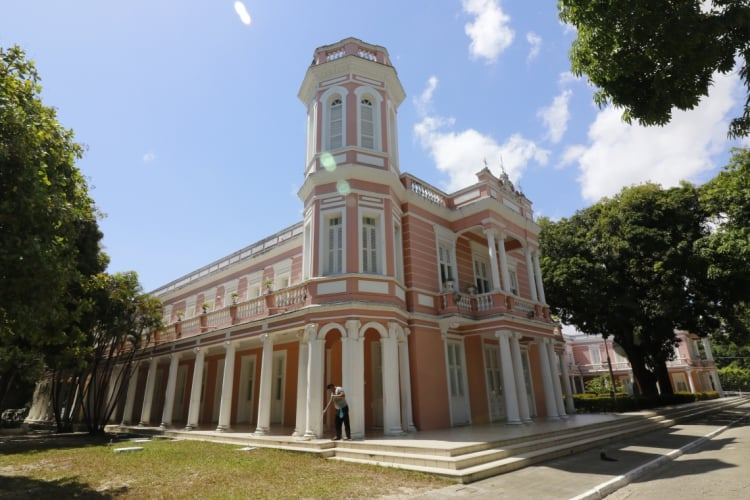
#> input picture Fotos/ufc.jpg, 750 x 500 px
$ python mascaras.py
#> lines starting #> are read from the running program, lines starting #| are printed output that depends on the picture; after the words box and inside, x2 and y2 are one past the last pixel; in counts of white or black regions, pixels touching at a corner belong together
import cv2 as cv
import numpy as np

img = cv.imread("Fotos/ufc.jpg")
#> img is the input picture: shape (500, 750, 3); mean B, G, R 122.6, 123, 120.7
cv.imshow("ufc", img)
vazio = np.zeros(img.shape[:2], dtype = 'uint8')

#mascara
mascara = cv.circle(vazio.copy(), (img.shape[1]//2 + 27, img.shape[0]//2), 100, 255, -1)
cv.imshow('mascara', mascara)
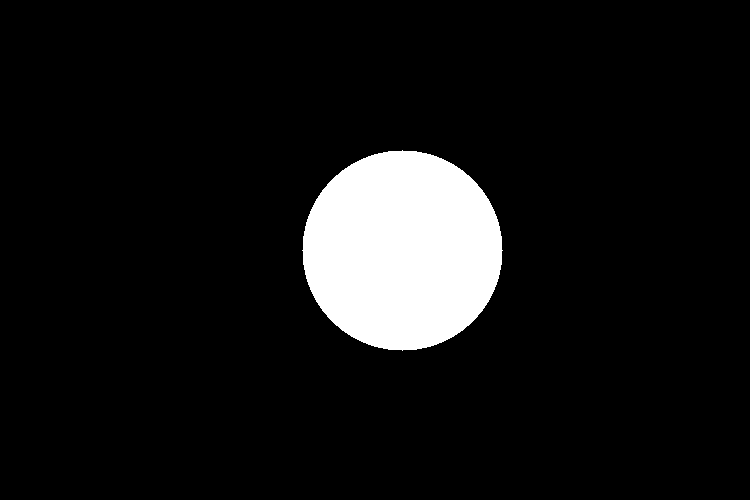
#> window 'mascara': shape (500, 750); 8.4% white; 1 white region, box (x1, y1, x2, y2) and area: (302, 150, 503, 351) 31417

#imagem mascarada
mascarado = cv.bitwise_and(img, img, mask = mascara)
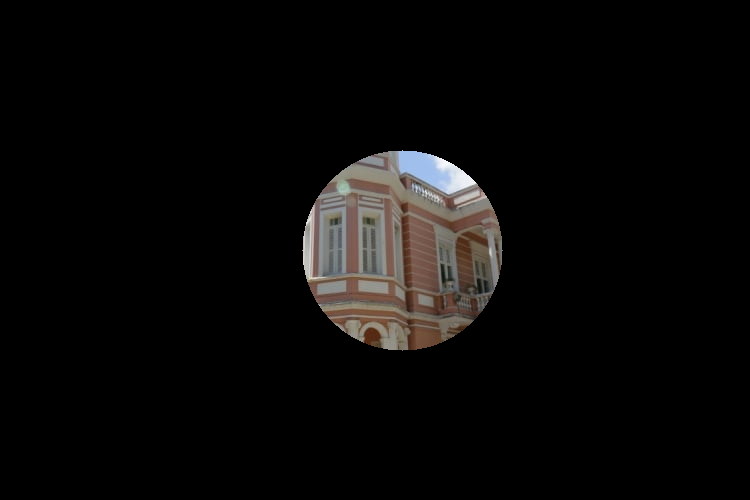
#> mascarado: shape (500, 750, 3); mean B, G, R 8.7, 9.3, 10.3
cv.imshow('mascarado', mascarado)

#mascara2
mascara2 = cv.rectangle(vazio.copy(), (40, 40), (400, 400), 255, -1)
cv.imshow('mascara2', mascara2)
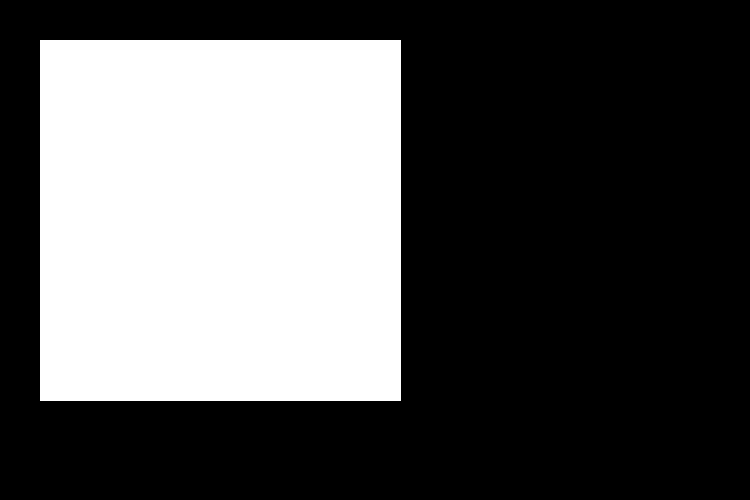
#> window 'mascara2': shape (500, 750); 34.8% white; 1 white region, box (x1, y1, x2, y2) and area: (40, 40, 401, 401) 130321

#imagem mascarada2
mascarado2 = cv.bitwise_and(img, img, mask = mascara2)
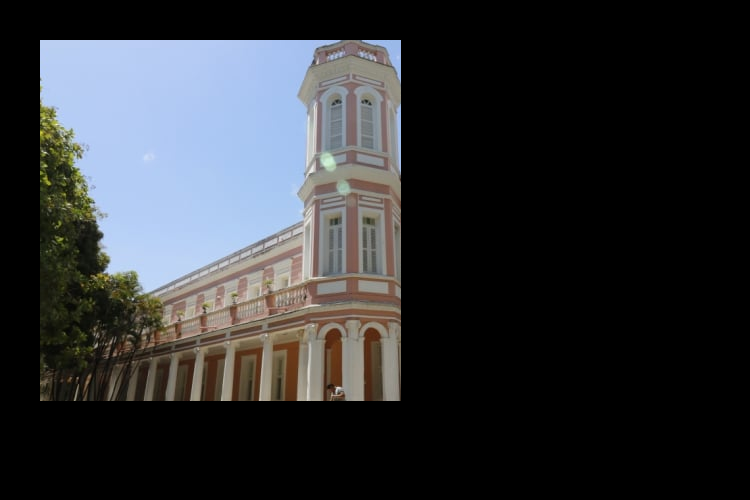
#> mascarado2: shape (500, 750, 3); mean B, G, R 52.2, 49.2, 47.3
cv.imshow('mascarado2', mascarado2)


cv.waitKey(0)
cv.destroyAllWindows()

$ run again, with Fotos/dogs.jpg copied over Fotos/ufc.jpg
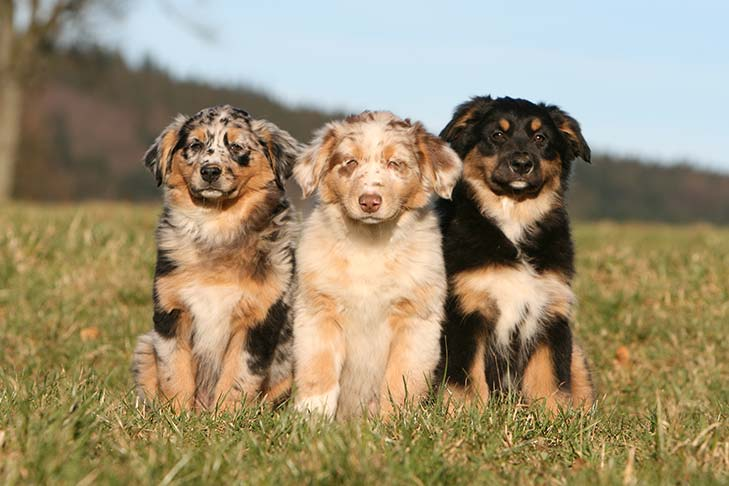
#> input picture Fotos/dogs.jpg, 729 x 486 px
#> img is the input picture: shape (486, 729, 3); mean B, G, R 115.1, 144.1, 157.9
#> `cv.imshow('mascara', mascara)`:
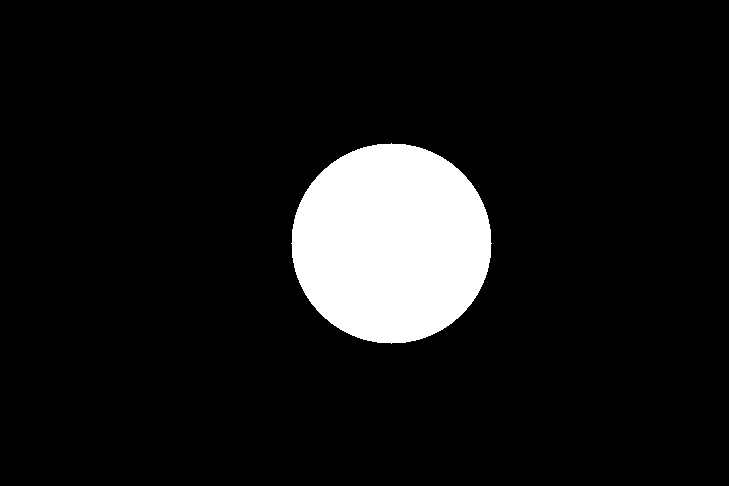
#> window 'mascara': shape (486, 729); 8.9% white; 1 white region, box (x1, y1, x2, y2) and area: (291, 143, 492, 344) 31417
#> `mascarado2 = cv.bitwise_and(img, img, mask = mascara2)`:
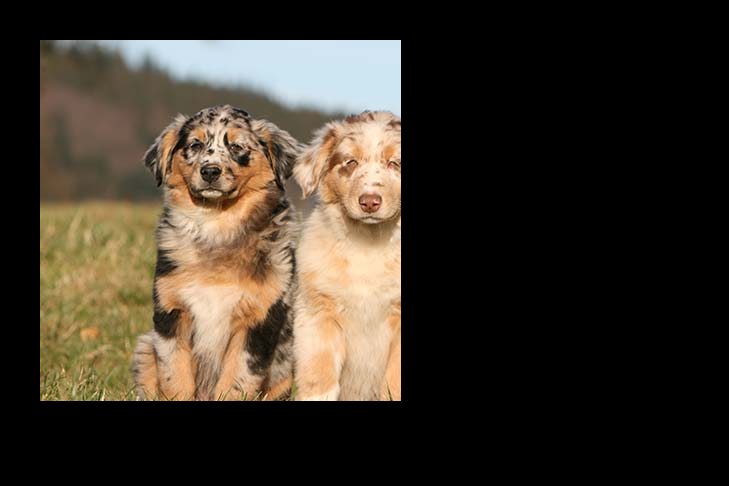
#> mascarado2: shape (486, 729, 3); mean B, G, R 41.9, 52.7, 61.1

$ run again, with Fotos/flores.jpg copied over Fotos/ufc.jpg
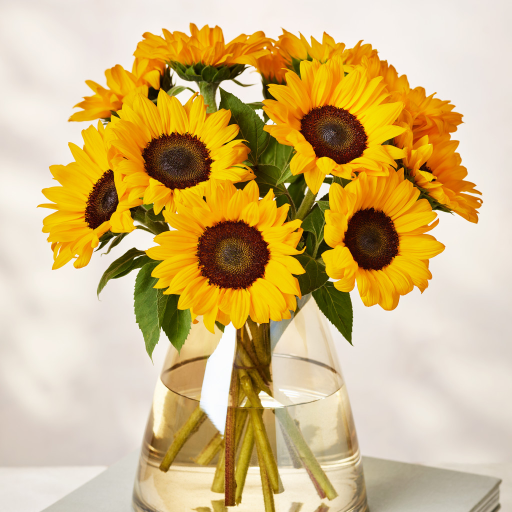
#> input picture Fotos/flores.jpg, 1024 x 1024 px (shown at 1/2 size)
#> img is the input picture: shape (1024, 1024, 3); mean B, G, R 126.3, 183.2, 209.6
#> `cv.imshow('mascara', mascara)`:
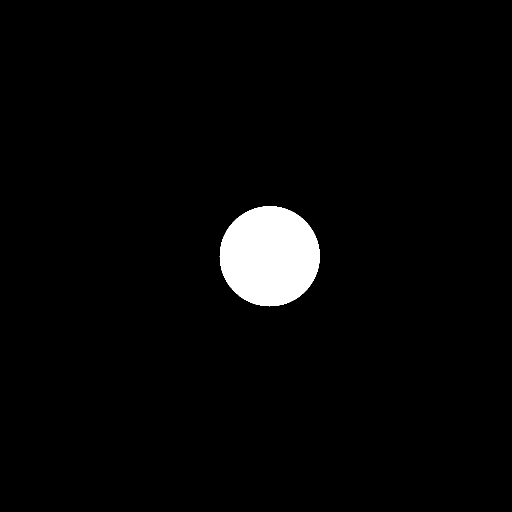
#> window 'mascara': shape (1024, 1024) (shown at 1/2 size); 3% white; 1 white region, box (x1, y1, x2, y2) and area: (439, 412, 640, 613) 31417
#> `mascarado2 = cv.bitwise_and(img, img, mask = mascara2)`:
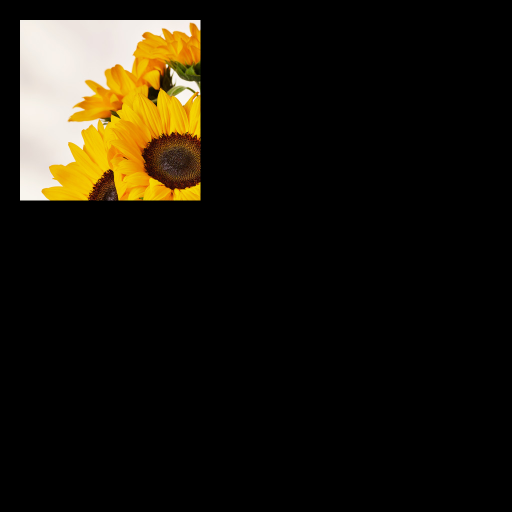
#> mascarado2: shape (1024, 1024, 3) (shown at 1/2 size); mean B, G, R 12.8, 22.6, 26.9

$ run again, with Fotos/garoto.jpg copied over Fotos/ufc.jpg
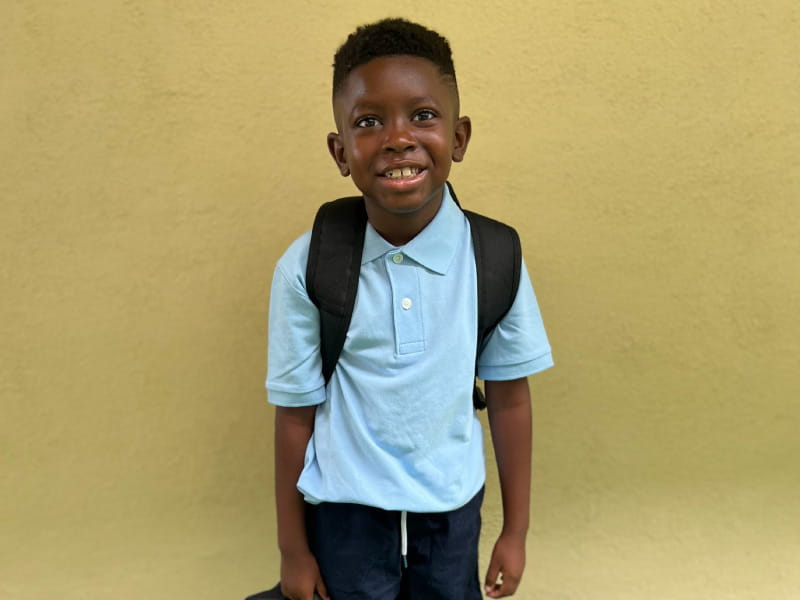
#> input picture Fotos/garoto.jpg, 800 x 600 px
#> img is the input picture: shape (600, 800, 3); mean B, G, R 108.3, 156.3, 167.5
#> `cv.imshow('mascara', mascara)`:
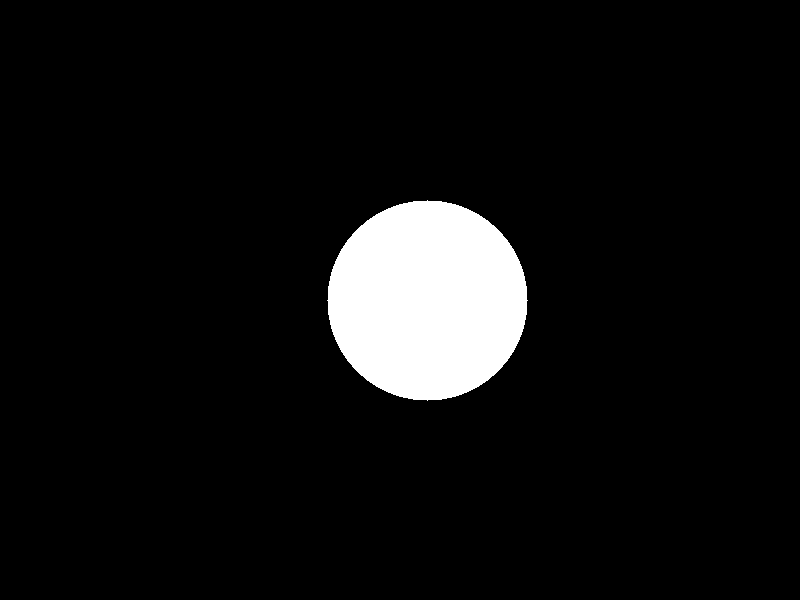
#> window 'mascara': shape (600, 800); 6.5% white; 1 white region, box (x1, y1, x2, y2) and area: (327, 200, 528, 401) 31417
#> `mascarado2 = cv.bitwise_and(img, img, mask = mascara2)`:
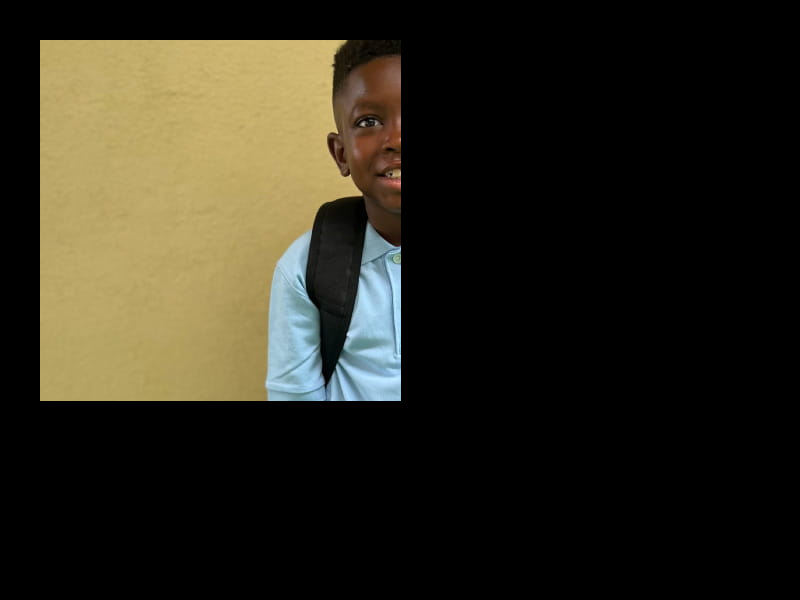
#> mascarado2: shape (600, 800, 3); mean B, G, R 28.3, 40.9, 44.5
